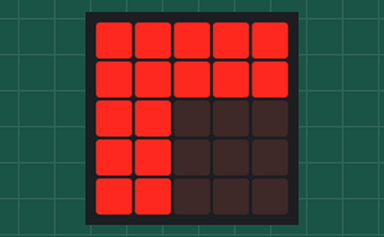
Recording of a program running on a simulated BBC micro:bit running MicroPython. Parts: the board's 5×5 LED display.

Above: at 0.55 s.

Measured:
- by itself, everything shown: repeats every 1.3 s, in 19 steps

The program:

student_LEDs_example3.py
```python
# Imports go at the top
from microbit import *


# Code in a 'while True:' loop repeats forever
while True:
    for i in range(5):
        for j in range(5):
            display.set_pixel(i,j,9)
            sleep(50)
            display.set_pixel(j,i,9)
    display.clear()
   
```
